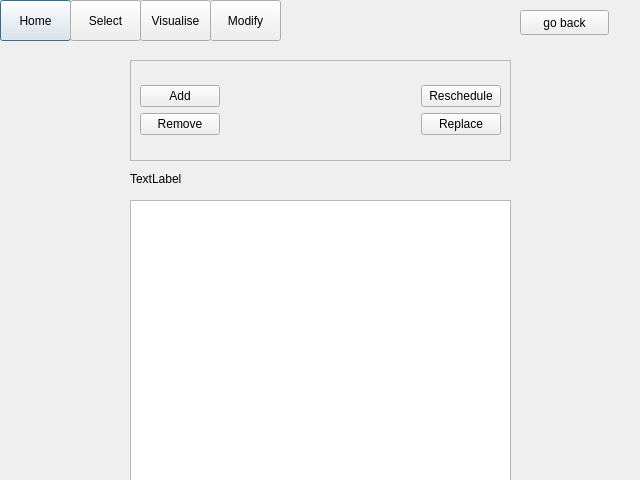
<?xml version="1.0" encoding="UTF-8"?>
<ui version="4.0">
 <class>Modification</class>
 <widget class="QDialog" name="Modification">
  <property name="geometry">
   <rect>
    <x>0</x>
    <y>0</y>
    <width>640</width>
    <height>480</height>
   </rect>
  </property>
  <property name="windowTitle">
   <string>Dialog</string>
  </property>
  <property name="styleSheet">
   <string notr="true">font: 75 12pt &quot;TakaoPGothic&quot;;</string>
  </property>
  <widget class="QPushButton" name="homeButton">
   <property name="geometry">
    <rect>
     <x>0</x>
     <y>0</y>
     <width>71</width>
     <height>41</height>
    </rect>
   </property>
   <property name="styleSheet">
    <string notr="true">font: 75 12pt &quot;TakaoPGothic&quot;;</string>
   </property>
   <property name="text">
    <string>Home</string>
   </property>
  </widget>
  <widget class="QPushButton" name="selectButton">
   <property name="geometry">
    <rect>
     <x>70</x>
     <y>0</y>
     <width>71</width>
     <height>41</height>
    </rect>
   </property>
   <property name="styleSheet">
    <string notr="true">font: 75 12pt &quot;TakaoPGothic&quot;;</string>
   </property>
   <property name="text">
    <string>Select</string>
   </property>
  </widget>
  <widget class="QPushButton" name="visualiseButton">
   <property name="geometry">
    <rect>
     <x>140</x>
     <y>0</y>
     <width>71</width>
     <height>41</height>
    </rect>
   </property>
   <property name="styleSheet">
    <string notr="true">font: 75 12pt &quot;TakaoPGothic&quot;;</string>
   </property>
   <property name="text">
    <string>Visualise</string>
   </property>
  </widget>
  <widget class="QPushButton" name="modifyButton">
   <property name="geometry">
    <rect>
     <x>210</x>
     <y>0</y>
     <width>71</width>
     <height>41</height>
    </rect>
   </property>
   <property name="styleSheet">
    <string notr="true">font: 75 12pt &quot;TakaoPGothic&quot;;</string>
   </property>
   <property name="text">
    <string>Modify</string>
   </property>
  </widget>
  <widget class="QTextEdit" name="planArea">
   <property name="geometry">
    <rect>
     <x>130</x>
     <y>200</y>
     <width>381</width>
     <height>281</height>
    </rect>
   </property>
   <property name="styleSheet">
    <string notr="true">font: 75 11pt &quot;TakaoPGothic&quot;;</string>
   </property>
  </widget>
  <widget class="QLabel" name="title_label">
   <property name="geometry">
    <rect>
     <x>130</x>
     <y>170</y>
     <width>371</width>
     <height>17</height>
    </rect>
   </property>
   <property name="styleSheet">
    <string notr="true">font: 75 12pt &quot;TakaoPGothic&quot;;</string>
   </property>
   <property name="text">
    <string>TextLabel</string>
   </property>
  </widget>
  <widget class="QFrame" name="frame">
   <property name="geometry">
    <rect>
     <x>130</x>
     <y>60</y>
     <width>381</width>
     <height>101</height>
    </rect>
   </property>
   <property name="frameShape">
    <enum>QFrame::StyledPanel</enum>
   </property>
   <property name="frameShadow">
    <enum>QFrame::Raised</enum>
   </property>
   <layout class="QVBoxLayout" name="verticalLayout_2">
    <item>
     <layout class="QVBoxLayout" name="verticalLayout">
      <item>
       <layout class="QHBoxLayout" name="horizontalLayout">
        <item>
         <widget class="QPushButton" name="addButton">
          <property name="styleSheet">
           <string notr="true">font: 75 12pt &quot;TakaoPGothic&quot;;</string>
          </property>
          <property name="text">
           <string>Add</string>
          </property>
         </widget>
        </item>
        <item>
         <spacer name="horizontalSpacer">
          <property name="orientation">
           <enum>Qt::Horizontal</enum>
          </property>
          <property name="sizeHint" stdset="0">
           <size>
            <width>48</width>
            <height>20</height>
           </size>
          </property>
         </spacer>
        </item>
        <item>
         <widget class="QPushButton" name="rescheduleButton">
          <property name="styleSheet">
           <string notr="true">font: 75 12pt &quot;TakaoPGothic&quot;;</string>
          </property>
          <property name="text">
           <string>Reschedule</string>
          </property>
         </widget>
        </item>
       </layout>
      </item>
      <item>
       <layout class="QHBoxLayout" name="horizontalLayout_2">
        <item>
         <widget class="QPushButton" name="removeButton">
          <property name="styleSheet">
           <string notr="true">font: 75 12pt &quot;TakaoPGothic&quot;;</string>
          </property>
          <property name="text">
           <string>Remove</string>
          </property>
         </widget>
        </item>
        <item>
         <spacer name="horizontalSpacer_3">
          <property name="orientation">
           <enum>Qt::Horizontal</enum>
          </property>
          <property name="sizeHint" stdset="0">
           <size>
            <width>48</width>
            <height>20</height>
           </size>
          </property>
         </spacer>
        </item>
        <item>
         <widget class="QPushButton" name="replaceButton">
          <property name="styleSheet">
           <string notr="true">font: 75 12pt &quot;TakaoPGothic&quot;;</string>
          </property>
          <property name="text">
           <string>Replace</string>
          </property>
         </widget>
        </item>
       </layout>
      </item>
     </layout>
    </item>
   </layout>
  </widget>
  <widget class="QPushButton" name="backButton">
   <property name="geometry">
    <rect>
     <x>520</x>
     <y>10</y>
     <width>89</width>
     <height>25</height>
    </rect>
   </property>
   <property name="styleSheet">
    <string notr="true">font: 75 12pt &quot;TakaoPGothic&quot;;</string>
   </property>
   <property name="text">
    <string>go back</string>
   </property>
  </widget>
 </widget>
 <resources/>
 <connections/>
</ui>
